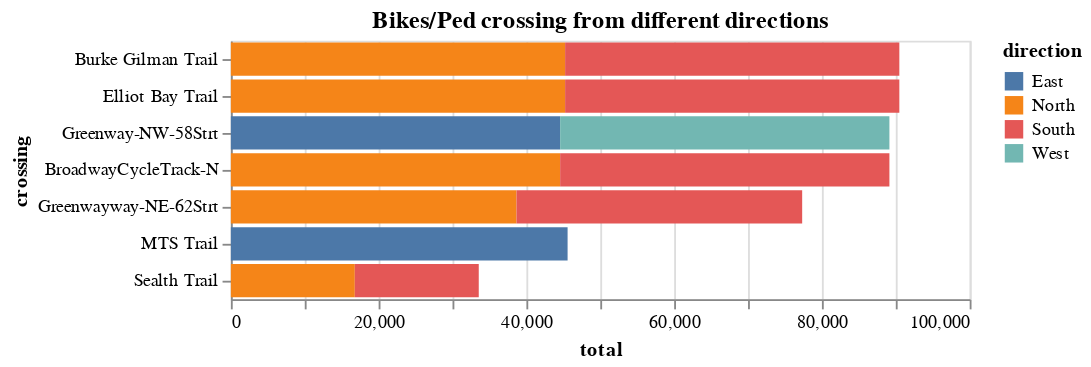

Notebook code for this chart:
### Markdown cell above
### 3 . EDA- 3: How many of bikes/pedestrians have passed though crossings from different directions?

### Code cell
# Data Vis
alt.Chart(seatle_bikes_dt_tidy[:,{
                'total': count()
            },by(f.direction,f.crossing)
            ].to_pandas()).mark_bar().encode(
    alt.Y('crossing',sort='-x'),alt.X('total'),alt.Color('direction')).properties(title='Bikes/Ped crossing from different directions')

### Figure 1 — Vega-Lite specification as saved in the notebook (floating-point values rounded to 4 significant figures)
{"config": {"view": {"continuousWidth": 400, "continuousHeight": 300}}, "data": {"name": "data-dc751afc9bb3db527539aea5c22c6cfe"}, "mark": "bar", "encoding": {"color": {"type": "nominal", "field": "direction"}, "x": {"type": "quantitative", "field": "total"}, "y": {"type": "nominal", "field": "crossing", "sort": "-x"}}, "title": "Bikes/Ped crossing from different directions", "$schema": "https://vega.github.io/schema/vega-lite/v4.8.1.json", "datasets": {"data-dc751afc9bb3db527539aea5c22c6cfe": [{"direction": "East", "crossing": "Greenway-NW-58Strt", "total": 44568}, {"direction": "East", "crossing": "MTS Trail", "total": 45576}, {"direction": "North", "crossing": "BroadwayCycleTrack-N", "total": 44568}, {"direction": "North", "crossing": "Burke Gilman Trail", "total": 45240}, {"direction": "North", "crossing": "Elliot Bay Trail", "total": 45240}, {"direction": "North", "crossing": "Greenwayway-NE-62Strt", "total": 38664}, {"direction": "North", "crossing": "Sealth Trail", "total": 16776}, {"direction": "South", "crossing": "BroadwayCycleTrack-N", "total": 44568}, {"direction": "South", "crossing": "Burke Gilman Trail", "total": 45240}, {"direction": "South", "crossing": "Elliot Bay Trail", "total": 45240}, {"direction": "South", "crossing": "Greenwayway-NE-62Strt", "total": 38664}, {"direction": "South", "crossing": "Sealth Trail", "total": 16776}, {"direction": "West", "crossing": "Greenway-NW-58Strt", "total": 44568}]}}
